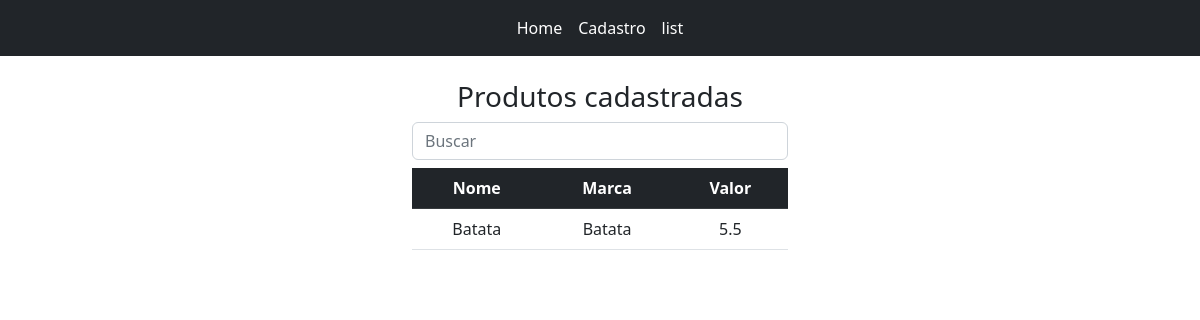
/list, run on an earlier commit of the app's database.
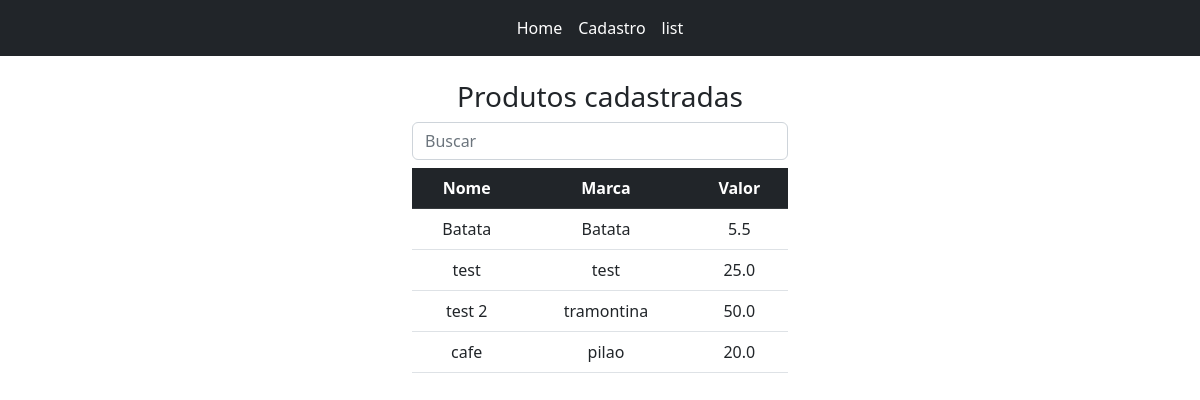
And on a later commit of the database.
### app.py (models this page shows, shortened)
class Product(db.Model):
    id = db.Column(db.Integer, primary_key=True)
    name_prod = db.Column(db.String(64), unique=True, index=True)
    marca = db.Column(db.String(64))
    value = db.Column(db.Float)

### app.py (the view)
@app.route('/list')
def list():
    lista = Product.query.all()
    return render_template('list.html',list=lista)

### templates/list.html (shortened to what this page needs)
{% extends 'base.html' %}
{% block container %}
<div class="container-fluid text-center">
    <div class="row">
        <div class="col">
        </div>
        <div class="col">
            <br>
            <div>
                <h3>Produtos cadastradas</h3>
                <input type="text" id="buscartxt" class="form-control mb-2" placeholder="Buscar"
                    aria-label="Recipient's username" aria-describedby="button-addon2">
            </div>
            <div style="height: 545px; overflow: hidden; overflow-y: scroll;">
                <table class="table table_hover">
                    <thead class="table-dark">
                        <tr>
                            <th scope="col">Nome</th>
                            <th scope="col">Marca</th>
                            <th scope="col">Valor</th>
                        </tr>
                    </thead>
                    <tbody id="body">
                        {% for row in list %}
                        <tr>
                            <td>{{row.name_prod}}</td>
                            <td>{{row.marca}}</td>
                            <td>{{row.value}}</td>
                        </tr>
                        {% endfor %}
                    </tbody>
                </table>
            </div>
        </div>
        <div class="col">
        </div>
    </div>
</div>
{% endblock %}

### templates/base.html (shortened to what this page needs)
<!doctype html>
<html lang="en">
<head>
  <link href="https://cdn.jsdelivr.net/npm/bootstrap@5.2.2/dist/css/bootstrap.min.css" rel="stylesheet"
 />
</head>
<body>
  <nav class="navbar navbar-expand-lg navbar-dark bg-dark">
    <div class="container-fluid">
      <div class="collapse navbar-collapse d-flex justify-content-center" id="navbarNav">
        <ul class="navbar-nav">
          <li class="nav-item">
            <a class="nav-link active" aria-current="page" href="http://127.0.0.1:5000/">Home</a>
          </li>
          <li class="nav-item">
            <a class="nav-link active" aria-current="page" href="http://127.0.0.1:5000/cadastro">Cadastro</a>
          </li>
          <li class="nav-item">
            <a class="nav-link active" aria-current="page" href="http://127.0.0.1:5000/list">list</a>
          </li>
        </ul>
      </div>
    </div>
  </nav>
  {% block container %}
  {% endblock %}
</body>
</html>

### templates/base.html (style rules this page uses)
body { height: 100vh; }

What changed in the data, as far as the page shows it:
added Product: name_prod "test", marca "test", value "25.0"
added Product: name_prod "test 2", marca "tramontina", value "50.0"
added Product: name_prod "cafe", marca "pilao", value "20.0"
